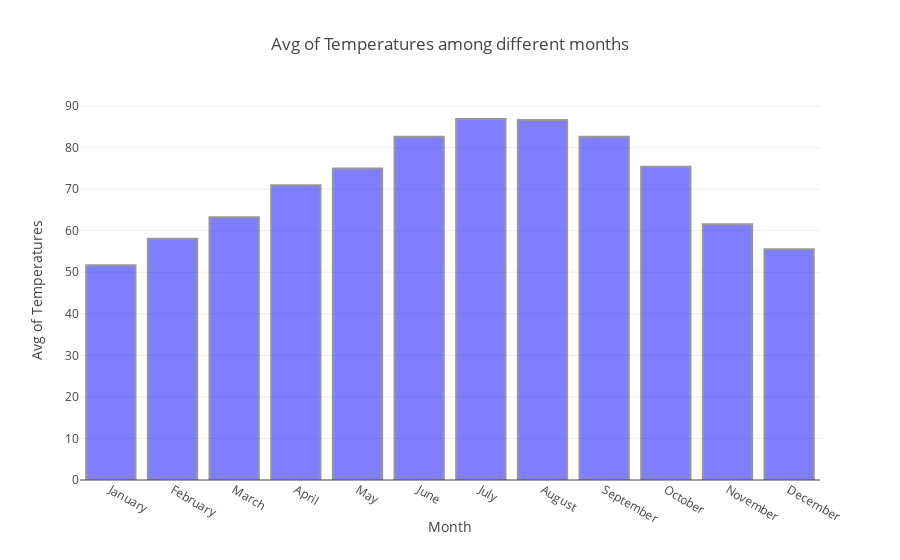

Notebook code cell kept with this figure:
### Code cell
number2= {'type' : 'bar',
                     'x' : temp.month_of_year_str,
                     'y' : weather["Temp_avg_f"],
                     'marker' : {'color' : 'blue',
                                'line' : {'color' : '#333',
                                          'width' : 2}},
                     'opacity' : 0.5,}
                     

layout = {'title' : "Avg of Temperatures among different months ",
         'xaxis' : {'title' : 'Month'},
         'yaxis' : {'title' : 'Avg of Temperatures'},
         }
fig = {'data' : [number2],
      'layout' : layout}
pyo.iplot(fig)

### Figure 1 — Plotly figure (JSON) as saved in the notebook; plotly's stock layout.template omitted (floating-point values rounded to 4 significant figures)
{"data": [{"marker": {"color": "blue", "line": {"color": "#333", "width": 2}}, "opacity": 0.5, "type": "bar", "x": ["January  ", "February ", "March    ", "April    ", "May      ", "June     ", "July     ", "August   ", "September", "October  ", "November ", "December "], "y": [51.7, 58.07, 63.24, 70.96, 75.01, 82.61, 86.9, 86.65, 82.62, 75.4, 61.58, 55.57]}], "layout": {"title": "Avg of Temperatures among different months ", "xaxis": {"title": "Month"}, "yaxis": {"title": "Avg of Temperatures"}}}
